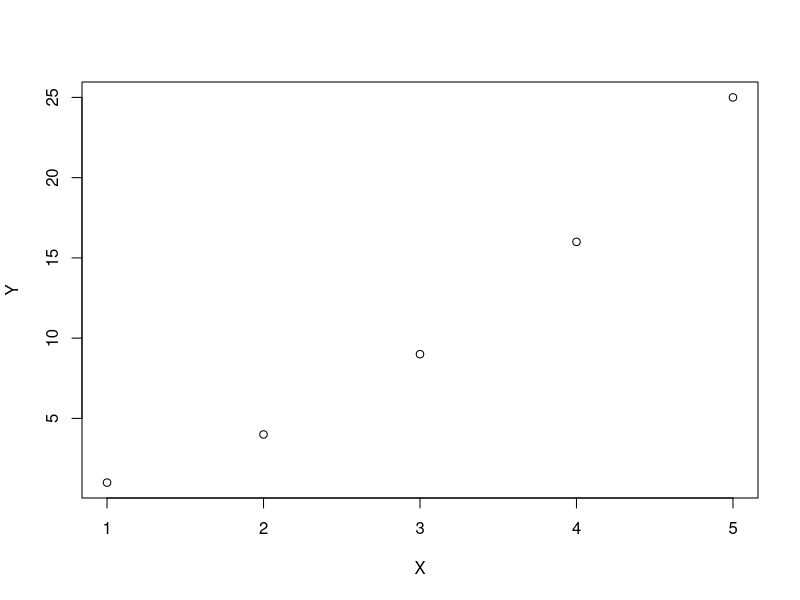
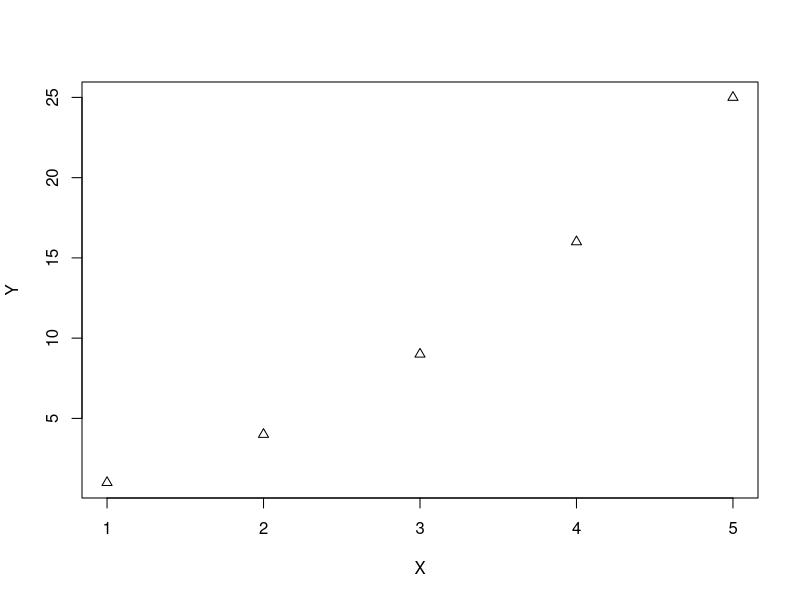
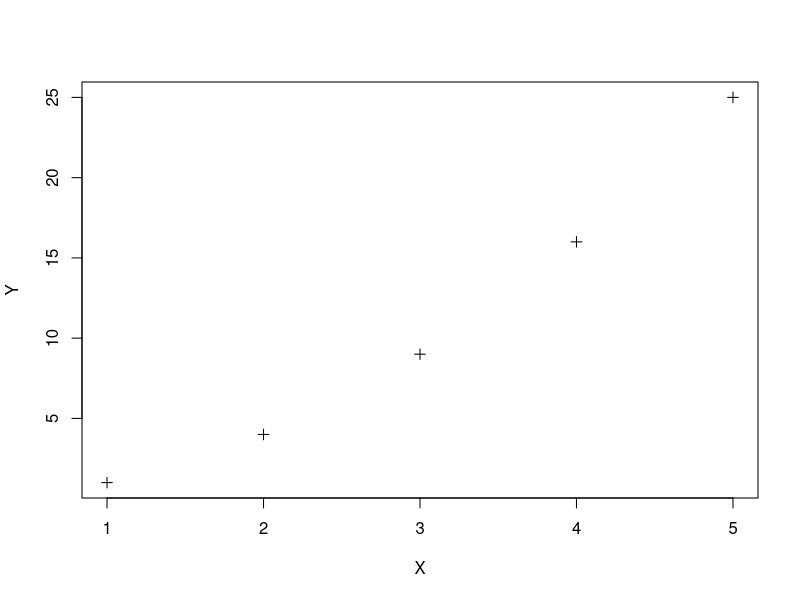
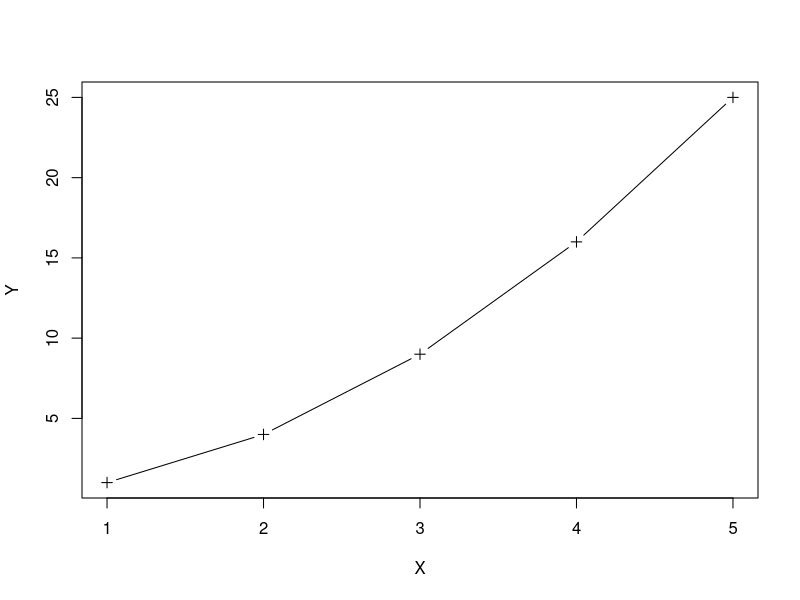
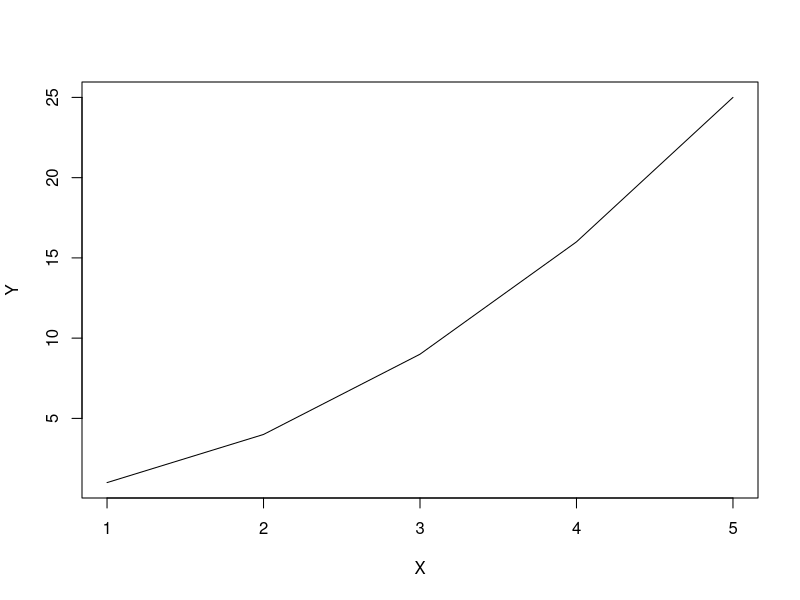
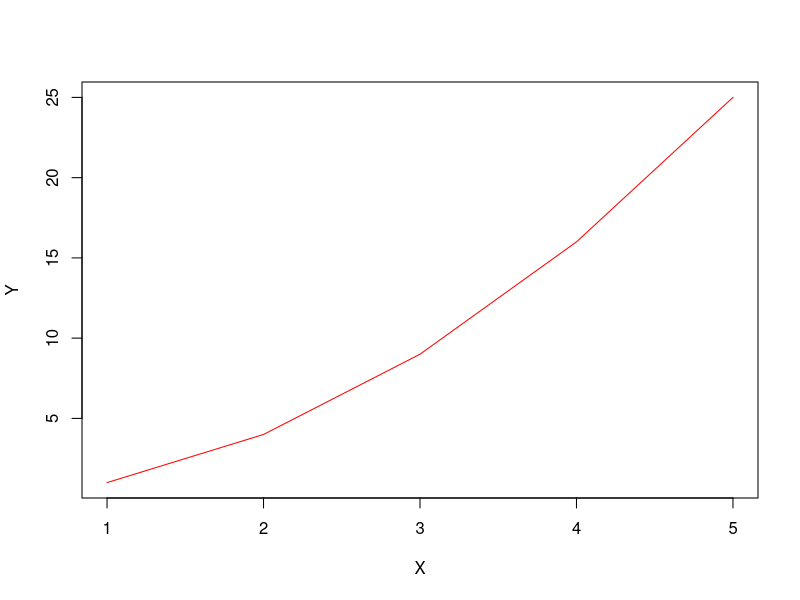
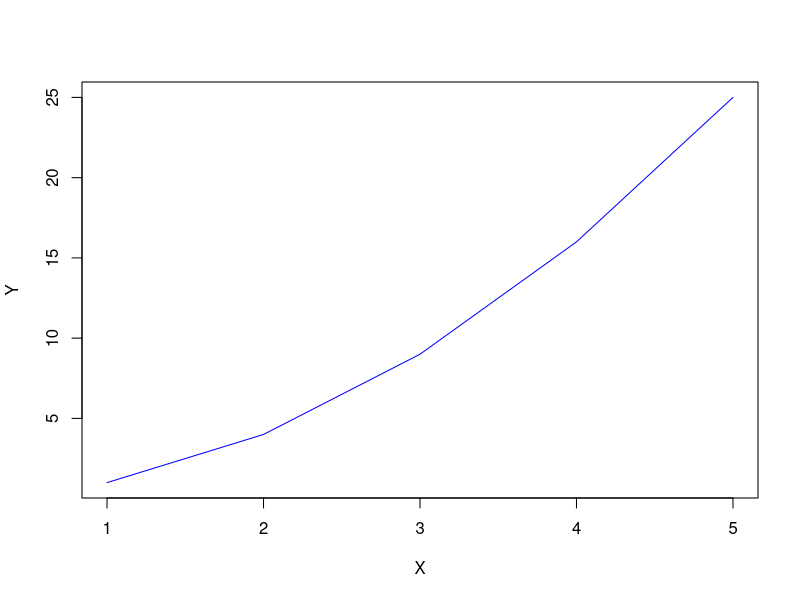
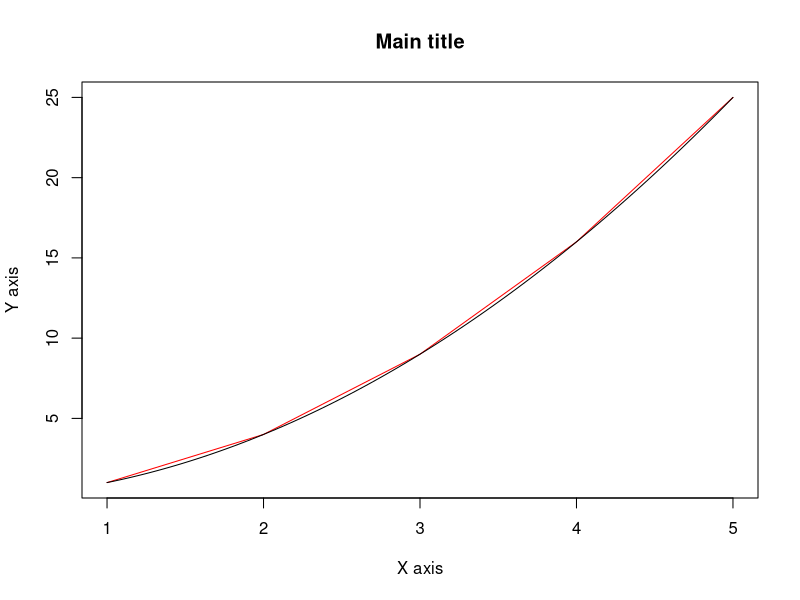

The R script that drew these images, in order: (Note: this script raises an error after producing the figures.)
# Exercise 1
c(1,2,3,4,5)
1:5
X <- 1:5
X
Y <- c(1,4,9,16,25)
length(X) == length(Y)
plot(X, Y)
plot(X, Y, pch=2)
plot(X, Y, pch=3)
plot(X, Y, pch=3, type="b")
plot(X, Y, pch=3, type="l")
plot(X, Y, pch=3, type="l", col="red")
plot(X, Y, pch=3, type="l", col="blue")
plot(X, Y, pch=3, type="l", col="red", main="Main title", xlab="X axis", ylab="Y axis")
curve(x^2, add=TRUE)
X <- 0:7
X*5; X/5; X+5
sum(X)
cumsum(X)
sqrt(X)
X**3

# Exercise 2
X <- c(0,1,4,9,16)
X[-c(3,5)]
X[X>2]
X[X>2 & X<10]
Y <- rep(1, 5)
Z <- seq(3, 11, 2)
c(X, Y, Z)
XYZ <- cbind(X, Y, Z)
rowSums(XYZ)
colSums(XYZ)
XYZ[4,]
XYZ[,3]
XYZ[c(3,5),]
XYZ[,c(2,3)]
XYZ[X>2,]
XYZ[,"Y"]
XYZ[,"Z"]

# Exercise 3
Prenom = c("Erika","Celia","Eric","Eve","Paul","Jean","Adam","Louis","Jules","Léo")
Sexe = c("F","F","G","F","G","G","G","G","G","G")
ZEP = c("O","O","O","O","N","O","N","O","O","O")
Poids = c(16, 14, 13.5, 15.4, 16.5, 16, 17, 14.8, 17, 16.7)
An = c(3, 3, 3, 4, 3, 4, 3, 3, 4, 3)
Mois = c(5,10,5,0,8,0,11,9,1,3)
Taille = c(100,97.0,95.5,101.0,100.0,98.5,103,98,101.5, 100.0)

BMIs <- data.frame(Prenom,Sexe,ZEP,Poids,An,Mois,Taille)

mean(Poids)
mean(An)
mean(Taille)
summary(BMIs)

BMIs$BMI <- BMI <- with(BMIs, Poids / (Taille ** 2))

with(BMIs, plot(Poids ~ Taille, pch=18, main="Poids en fonction de la taille", xlab="Taille", ylab="Poids"))

D=read.table("imcenfant.txt",sep="\t",header=TRUE,dec=",");D

dim(D) # gets the dimensions of the talble, i.e. number of rows and columns
colnames(D) # gets the titles of the columns, a vector of strings
rownames(D) # gets the titels of the rows
Individus <- paste("person", 1:152)
colnames(D) <- Individus # did you mean the row names ?
rownames(D) <- Individus # seems to make more sense
summary(D) # gets a summary of each column, e.g. min and max values, median, mean, etc.
boxplot(D) # gets an error message
with(D, boxplot(poids ~ taille)) # plots the weight over the height using box plots (showing the same values as in the summar, i.e. the minimum, the maximum, the sample median, and the first and third quartiles)

# Exercise 4
Bosson <- read.table("bosson.csv", sep=";", header=TRUE)
summary(Bosson)
C <- Bosson$country
G <- Bosson$gender
A <- Bosson$aneurysm
B <- Bosson$bmi
R <- Bosson$risk

Bosson[1:6,]
Bosson[c(28, 34, 78),]
Bosson[,c(2, 4)]
Bosson[Bosson$country == "Vietnam",]
Bosson$bmi[Bosson$gender == "M"]
table(C)
table(C) / length(C) # 52.6 percent of the patients are Vietnamese
table(G)
table(G) / length(G) # 24.4 percent of the patients are women
table(R)
table(R) / length(R)
length(R[R<= 2])/length(R)
barplot(table(C))
barplot(table(G))
barplot(table(R))
barplot(table(R, G))
barplot(table(G, R), legend=TRUE)
length(R[G == "M" & R == 0])
summary(A)
boxplot(A)
hist(A)
ecdf(A)
mean(A)
var(A)
sd(A)
median(A)
quantile(A, probs = c(1/3, 2/3))
IQR(A)
Az <- scale(A)
scale(Az) == A
# didn't really understand what was asked here
